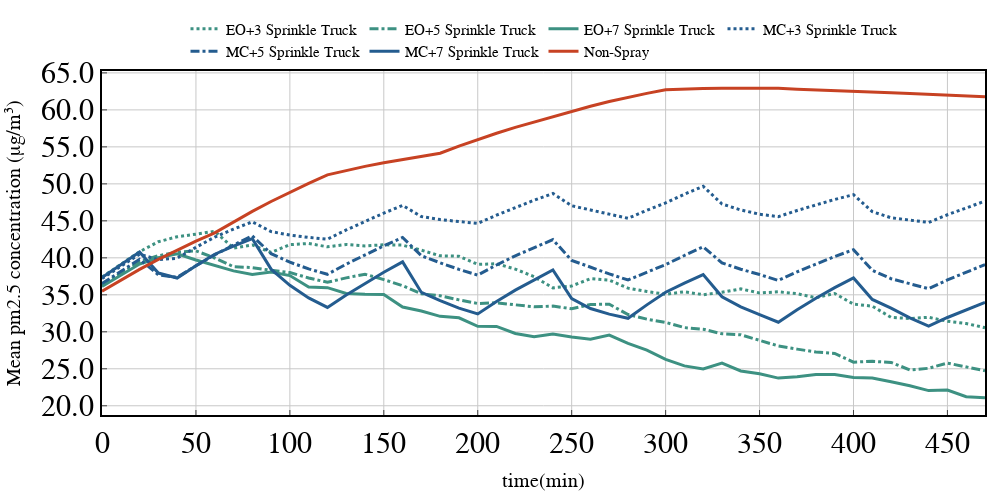

The cell this chart's notebook holds for it:
### Code cell
# 区域pm2.5平均浓度变化
Setting = pypolo2.utilities.Config()
strategy_name = ["EffectOrientedSelectiveSpray",
                 "EffectOrientedGreedySpray",
                 "MaximumCoverageSpray",
                 "NoSpray"]
comparing_variables = [["teamsize_3","teamsize_5","teamsize_7"],
                       ["numsource_2","numsource_4","numsource_6","numsource_8"],
                       ["change_interval4","change_interval8","change_interval12"]]
seeds = [0,3,7,11,15,18,32,42,50,55,60,66]
team_sizes = [3,5,7]
sourcenums = [2,4,6,8]
change_intervals = [4,8,12]
strategy_meanpm = []
sche_step = 0
adaptive_step = 0
for strategy in strategy_name:
    if strategy == "EffectOrientedGreedySpray":
        sche_step = 8
        adaptive_step = 8
    else:
        sche_step = 18
        adaptive_step = 2
    variable_meanpm = []
    for i in range(3):
        comparing_variable = comparing_variables[0][i]
        team_size = team_sizes[i]
        sourcenum = 3
        time_meanpm = []
        for time_point in range(48):
            seed_meanpm = []
            for seed in seeds:
                pklname = f'SEED_{seed}_X{Setting.grid_x}_Y{Setting.grid_y}_VS{team_size}_TS{Setting.max_num_samples}_SS{sche_step}_AS{adaptive_step}_SN{sourcenum}_RS{Setting.replenish_speed}_WV{Setting.water_volume}'
                pkldir = './outputs/' + strategy + '/' + comparing_variable + '/' + pklname + ".pkl"
                data = pypolo2.experiments.utilities.readpkl(pkldir)
                pm = data['truth_env']
                # 获取特定时间点的效果数据
                seed_meanpm.append(np.mean(pm[time_point]))
            time_meanpm.append(np.mean(seed_meanpm))
        variable_meanpm.append(time_meanpm)
    strategy_meanpm.append(variable_meanpm)
strategy_meanpm = np.array(strategy_meanpm)
# print(strategy_meanpm)

### Figure 1 — Plotly figure (JSON) as saved in the notebook; plotly's stock layout.template omitted (floating-point values rounded to 4 significant figures)
{"data": [{"line": {"color": "#3D9182", "dash": "dot", "width": 3}, "mode": "lines", "name": "EO+3 Sprinkle Truck", "type": "scatter", "x": [0, 10, 20, 30, 40, 50, 60, 70, 80, 90, 100, 110, 120, 130, 140, 150, 160, 170, 180, 190, 200, 210, 220, 230, 240, 250, 260, 270, 280, 290, 300, 310, 320, 330, 340, 350, 360, 370, 380, 390, 400, 410, 420, 430, 440, 450, 460, 470], "y": [37.4, 39.16, 40.83, 42.18, 42.84, 43.2, 43.59, 41.31, 41.74, 40.72, 41.78, 41.93, 41.49, 41.81, 41.61, 41.76, 41.72, 41.04, 40.27, 40.22, 39.12, 39.2, 38.48, 37.45, 35.94, 36.2, 37.18, 36.99, 35.9, 35.45, 35.07, 35.41, 35.01, 35.34, 35.8, 35.25, 35.4, 35.15, 34.61, 35.18, 33.74, 33.46, 31.95, 31.79, 31.97, 31.43, 31.11, 30.56]}, {"line": {"color": "#3D9182", "dash": "dashdot", "width": 3}, "mode": "lines", "name": "EO+5 Sprinkle Truck", "type": "scatter", "x": [0, 10, 20, 30, 40, 50, 60, 70, 80, 90, 100, 110, 120, 130, 140, 150, 160, 170, 180, 190, 200, 210, 220, 230, 240, 250, 260, 270, 280, 290, 300, 310, 320, 330, 340, 350, 360, 370, 380, 390, 400, 410, 420, 430, 440, 450, 460, 470], "y": [36.3, 37.93, 39.47, 40.28, 40.76, 40.94, 39.98, 38.8, 38.68, 38.31, 38.0, 37.28, 36.69, 37.29, 37.79, 37.06, 36.23, 35.14, 34.86, 34.32, 33.83, 33.92, 33.65, 33.38, 33.48, 33.11, 33.69, 33.73, 32.34, 31.71, 31.27, 30.57, 30.35, 29.73, 29.6, 28.85, 28.09, 27.66, 27.27, 27.07, 25.9, 26.01, 25.86, 24.85, 25.07, 25.77, 25.23, 24.73]}, {"line": {"color": "#3D9182", "dash": "solid", "width": 3}, "mode": "lines", "name": "EO+7 Sprinkle Truck", "type": "scatter", "x": [0, 10, 20, 30, 40, 50, 60, 70, 80, 90, 100, 110, 120, 130, 140, 150, 160, 170, 180, 190, 200, 210, 220, 230, 240, 250, 260, 270, 280, 290, 300, 310, 320, 330, 340, 350, 360, 370, 380, 390, 400, 410, 420, 430, 440, 450, 460, 470], "y": [36.13, 37.69, 39.16, 40.01, 40.55, 39.71, 38.97, 38.24, 37.74, 38.08, 37.6, 36.04, 35.97, 35.18, 35.06, 35.06, 33.34, 32.8, 32.09, 31.9, 30.73, 30.73, 29.77, 29.32, 29.7, 29.29, 28.99, 29.55, 28.45, 27.52, 26.28, 25.39, 24.98, 25.77, 24.7, 24.34, 23.74, 23.92, 24.24, 24.23, 23.81, 23.76, 23.25, 22.7, 22.05, 22.13, 21.23, 21.08]}, {"line": {"color": "#245C8F", "dash": "dot", "width": 3}, "mode": "lines", "name": "MC+3 Sprinkle Truck", "type": "scatter", "x": [0, 10, 20, 30, 40, 50, 60, 70, 80, 90, 100, 110, 120, 130, 140, 150, 160, 170, 180, 190, 200, 210, 220, 230, 240, 250, 260, 270, 280, 290, 300, 310, 320, 330, 340, 350, 360, 370, 380, 390, 400, 410, 420, 430, 440, 450, 460, 470], "y": [37.2, 38.9, 40.49, 39.75, 39.95, 41.42, 42.81, 43.88, 44.87, 43.54, 43.08, 42.76, 42.52, 43.77, 44.95, 46.05, 47.08, 45.57, 45.17, 44.93, 44.65, 45.77, 46.81, 47.79, 48.7, 47.04, 46.47, 45.86, 45.34, 46.43, 47.42, 48.6, 49.67, 47.28, 46.47, 45.9, 45.56, 46.4, 47.18, 47.89, 48.54, 46.24, 45.42, 45.06, 44.78, 45.82, 46.78, 47.66]}, {"line": {"color": "#245C8F", "dash": "dashdot", "width": 3}, "mode": "lines", "name": "MC+5 Sprinkle Truck", "type": "scatter", "x": [0, 10, 20, 30, 40, 50, 60, 70, 80, 90, 100, 110, 120, 130, 140, 150, 160, 170, 180, 190, 200, 210, 220, 230, 240, 250, 260, 270, 280, 290, 300, 310, 320, 330, 340, 350, 360, 370, 380, 390, 400, 410, 420, 430, 440, 450, 460, 470], "y": [36.52, 38.2, 39.8, 37.71, 37.36, 38.92, 40.4, 41.72, 42.96, 40.57, 39.41, 38.51, 37.77, 39.15, 40.43, 41.63, 42.75, 40.28, 39.33, 38.44, 37.67, 39.03, 40.28, 41.42, 42.46, 39.65, 38.7, 37.83, 37.0, 38.09, 39.09, 40.31, 41.48, 39.32, 38.46, 37.75, 36.94, 38.11, 39.19, 40.18, 41.1, 38.32, 37.18, 36.49, 35.82, 37.01, 38.1, 39.09]}, {"line": {"color": "#245C8F", "dash": "solid", "width": 3}, "mode": "lines", "name": "MC+7 Sprinkle Truck", "type": "scatter", "x": [0, 10, 20, 30, 40, 50, 60, 70, 80, 90, 100, 110, 120, 130, 140, 150, 160, 170, 180, 190, 200, 210, 220, 230, 240, 250, 260, 270, 280, 290, 300, 310, 320, 330, 340, 350, 360, 370, 380, 390, 400, 410, 420, 430, 440, 450, 460, 470], "y": [37.33, 39.11, 40.78, 37.94, 37.27, 38.92, 40.48, 41.57, 42.6, 38.47, 36.29, 34.58, 33.3, 34.98, 36.56, 38.05, 39.45, 35.32, 34.21, 33.21, 32.41, 34.09, 35.64, 37.06, 38.37, 34.48, 33.15, 32.39, 31.83, 33.64, 35.35, 36.59, 37.74, 34.74, 33.37, 32.31, 31.3, 32.99, 34.54, 35.97, 37.28, 34.37, 33.2, 31.88, 30.77, 31.94, 33.0, 33.97]}, {"line": {"color": "#C74223", "width": 3}, "marker": {"size": 1, "symbol": 2}, "name": "Non-Spray", "type": "scatter", "x": [0, 10, 20, 30, 40, 50, 60, 70, 80, 90, 100, 110, 120, 130, 140, 150, 160, 170, 180, 190, 200, 210, 220, 230, 240, 250, 260, 270, 280, 290, 300, 310, 320, 330, 340, 350, 360, 370, 380, 390, 400, 410, 420, 430, 440, 450, 460, 470], "y": [35.49, 37.01, 38.44, 39.78, 41.06, 42.25, 43.38, 44.87, 46.28, 47.61, 48.88, 50.08, 51.22, 51.81, 52.36, 52.86, 53.32, 53.75, 54.14, 55.11, 56.01, 56.85, 57.63, 58.37, 59.06, 59.81, 60.5, 61.12, 61.7, 62.23, 62.72, 62.82, 62.88, 62.92, 62.93, 62.93, 62.92, 62.78, 62.67, 62.58, 62.49, 62.4, 62.31, 62.23, 62.13, 62.02, 61.9, 61.77]}], "layout": {"font": {"color": "rgb(0, 0, 0)", "family": "Arial", "size": 30}, "height": 500, "legend": {"font": {"size": 15}, "orientation": "h", "title": {"text": ""}, "x": 0.5, "xanchor": "center", "y": 1.17, "yanchor": "top"}, "margin": {"b": 15, "l": 15, "r": 15, "t": 15}, "plot_bgcolor": "rgb(255,255,255)", "width": 1000, "xaxis": {"gridcolor": "rgb(200, 200, 200)", "linecolor": "rgb(0, 0, 0)", "linewidth": 2, "mirror": true, "showline": true, "ticks": "inside", "title": {"font": {"size": 20}, "text": "time(min)"}}, "yaxis": {"gridcolor": "rgb(200, 200, 200)", "linecolor": "rgb(0, 0, 0)", "linewidth": 2, "mirror": true, "showline": true, "tickformat": ".1f", "ticks": "inside", "title": {"font": {"size": 20}, "text": "Mean pm2.5 concentration (μg/m³)"}}}}
